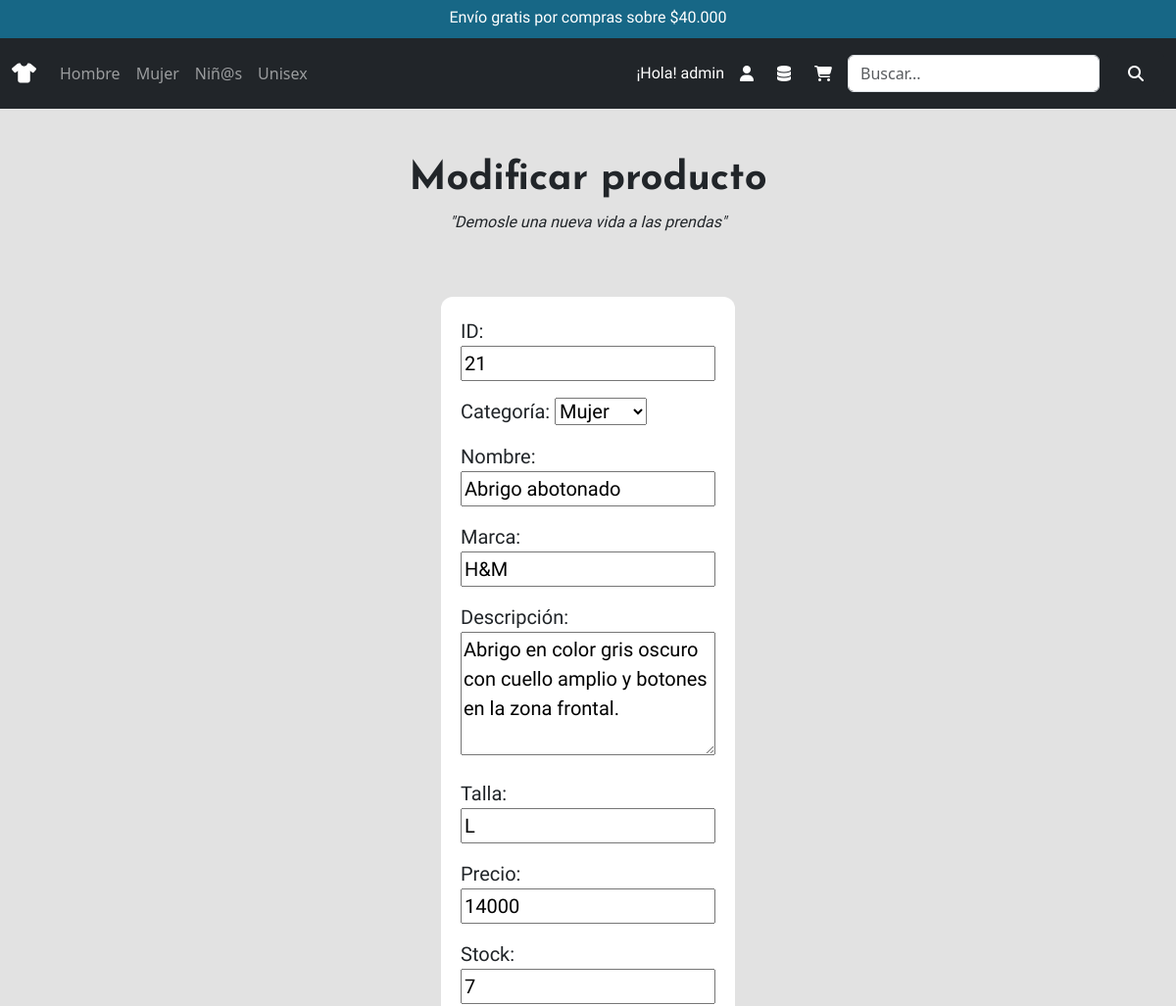
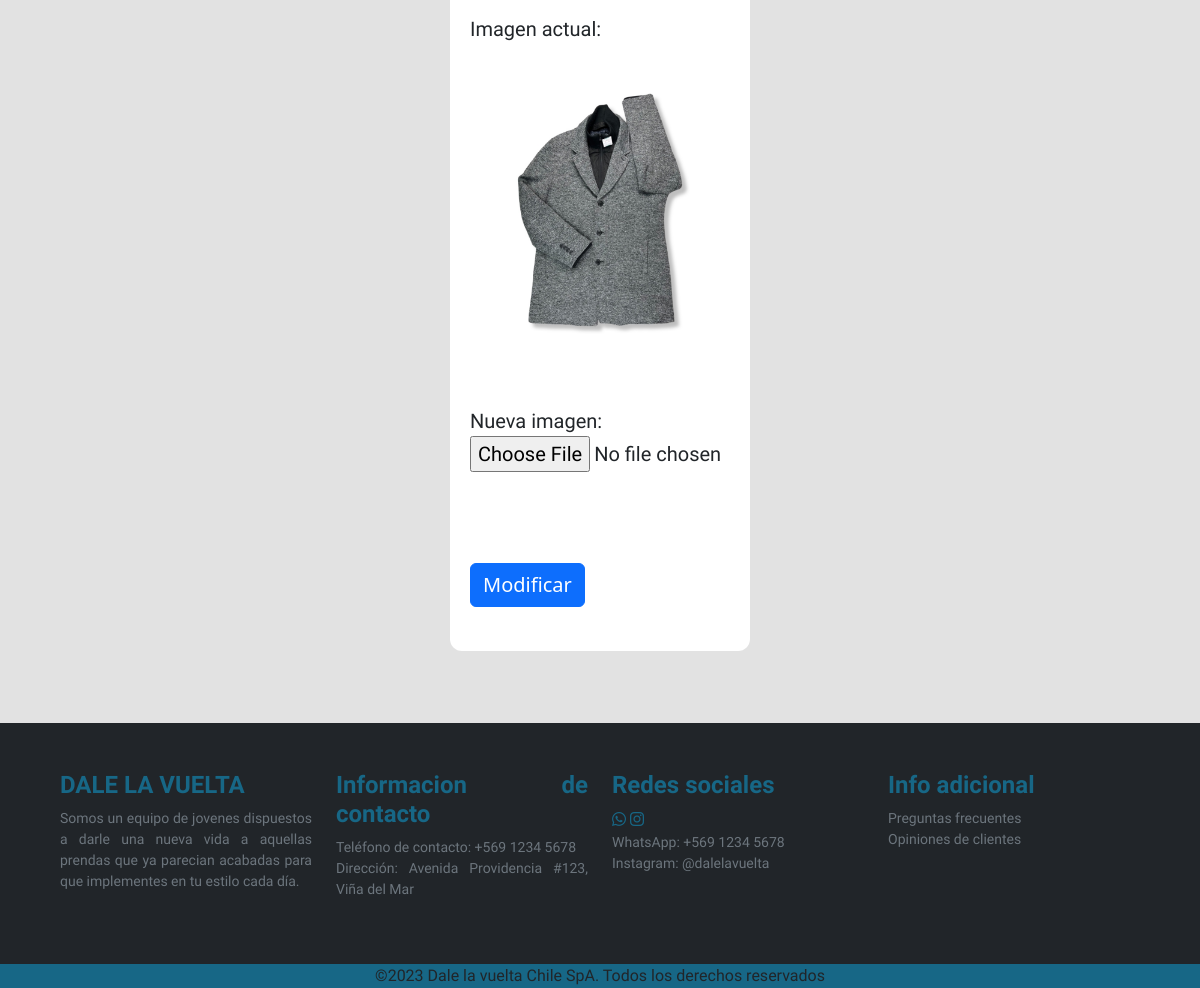
/producto_find/21 (signed in), run on the app's committed database (2 pictures, top to bottom).
### venta/models.py (models this page shows, shortened)
class Producto(models.Model):
    id_producto     = models.BigAutoField(db_column='idProducto', primary_key=True)
    id_categoria    = models.ForeignKey('Categoria', on_delete=models.CASCADE, db_column='idCategoria')
    nombre          = models.CharField(max_length=25)
    marca           = models.CharField(max_length=25)
    descripcion     = models.CharField(max_length=200)
    talla           = models.CharField(max_length=4)
    precio          = models.IntegerField()
    stock           = models.IntegerField()
    imagen          = models.ImageField(upload_to='productos/', null=True)

### venta/views.py (the view)
# urls.py: path("producto_find/<str:pk>", views.producto_find, name="producto_find"),
@staff_member_required
def producto_find(request,pk):
    if pk != "":
        producto = Producto.objects.get(id_producto=pk)
        lista_categorias = Categoria.objects.all()
        context = {"producto":producto, "categorias":lista_categorias}
        return render(request,'venta/producto_edit.html', context)
    else:
        mensaje = "El producto NO existe"
        context = {"mensaje":mensaje}
        return render(request,'venta/producto_mod.html', context)

### venta/templates/venta/producto_edit.html (shortened to what this page needs)
{% load static %}
<!DOCTYPE html>
<html lang="es">
<head>
    <link href="https://cdn.jsdelivr.net/npm/bootstrap@5.3.0-alpha2/dist/css/bootstrap.min.css" rel="stylesheet">
    <link rel="stylesheet" href="{% static 'venta/css/style.css' %}">
</head>
<body>
    <section>
        <header>
            <div>
                <div id="header" class="carousel slide" data-bs-ride="carousel">
                    <div id="fuente-header" class="carousel-inner">
                        <div class="carousel-item active">
                            <h6 class="text-center p-1 pt-2">Envío gratis por compras sobre $40.000</h6>
                        </div>
                    </div>
                </div>
            </div>
            <div class="container-fluid p-0">
                <nav class="navbar navbar-expand-sm navbar-dark bg-dark">
                    <div class="container-fluid">
                        <a class="navbar-brand" href="{% url 'index' %}"><i class="fa-solid fa-shirt"></i></a>
                        <div class="collapse navbar-collapse" id="mynavbar">
                            <ul class="navbar-nav me-auto">
                                <li class="nav-item">
                                    <a class="nav-link" href="{% url 'hombre' %}" id="linkHombre">Hombre</a>
                                </li>
                                <li class="nav-item">
                                    <a class="nav-link" href="{% url 'mujer' %}" id="linkMujer">Mujer</a>
                                </li>
                                <li class="nav-item">
                                    <a class="nav-link" href="{% url 'infantil' %}" id="linkInfantil">Niñ@s</a>
                                </li>
                                <li class="nav-item">
                                    <a class="nav-link" href="{% url 'unisex' %}" id="linkUnisex">Unisex</a>
                                </li>
                            </ul>
                            <div class="d-flex align-items-center text-white">
                                {% if user.is_authenticated %}
                                    <p class="d-flex pt-3 me-2">¡Hola! {{user.username}}</p>
                                    <a class="rounded me-3" href="{% url 'usuario' %}"><i class="fa-solid fa-user p-2 text-white"></i></a>
                                    {% if user.is_staff %}
                                        <a class="rounded me-3" href="{% url 'producto_mod' %}"><i class="fa-solid fa-database text-white"></i></a>
                                    {% endif %}
                                {% else %}
                                    <a class="rounded me-2" href="{% url 'login' %}"><i class="fa-solid fa-user p-2 text-white"></i></a>
                                {% endif %}
                                <a class="rounded me-2" href="{% url 'carrito' %}"><i class="fa-solid fa-cart-shopping p-2 text-white"></i></a>
                            </div>
                            <form class="d-flex align-items-center" action="{% url 'producto_search' %}" method="GET">
                                <input class="form-control me-2" type="search" placeholder="Buscar..." name="prodbuscar">
                                <button type="submit" class="btn btn-dark">
                                    <i class="fa-solid fa-magnifying-glass p-2 text-white"></i>
                                </button>
                            </form>
                        </div>
                    </div>
                </nav>
            </div>
        </header>
        <div id="fuente-titulo" class="p-5 text-center">
            <h1 class="fw-bold fs">Modificar producto</h1>
            <p class="fst-italic">"Demosle una nueva vida a las prendas"</p>
        </div>
        <div class="container login w-25">
            {% if producto %}
                <form action="{% url 'producto_update' %}" method="POST" enctype="multipart/form-data">
                    <p>ID: <br><input class="w-100" type="number" name = "idprod" value="{{producto.id_producto}}" readonly></p>
                    <p>Categoría: <select name="categoria">
                        {% for i in categorias %}
                            {% if i.descripcion == producto.id_categoria.descripcion%}
                                <option value="{{i.id_categoria}}" selected>{{i.descripcion}}</option>
                            {% else %}
                                <option value="{{i.id_categoria}}">{{i.descripcion}}</option>
                            {% endif %}
                        {% endfor %}
                    </select></p>
                    <p>Nombre: <br><input class="w-100" type="text" name = "nombre" maxlength="25" value="{{producto.nombre}}"></p>
                    <p>Marca: <br><input class="w-100" type="text" name = "marca" maxlength="25" value="{{producto.marca}}"></p>
                    <p>Descripción: <br><textarea name="descripcion" class="w-100" maxlength="200" cols="20" rows="4" placeholder="{{producto.descripcion}}" value="">{{producto.descripcion}}</textarea></p>
                    <p>Talla: <br><input class="w-100" type="text" name = "talla" maxlength="4" value="{{producto.talla}}"></p>
                    <p>Precio: <br><input class="w-100" type="number" name = "precio" value="{{producto.precio}}"></p>
                    <p>Stock: <br><input class="w-100" type="number" name = "stock" value="{{producto.stock}}"></p>
                    <p>Imagen actual:
                        <div class="text-center">
                            <img src="{{producto.imagen.url}}" alt="product_image" width="240" height="300" class=" justify-content-center">
                        </div>
                    </p>
                    <br>
                    <p>Nueva imagen: <input class="w-100" type="file" name="imagen"></p>
                    <br>
                    <br>
                    <input class="btn btn-primary" type="submit" value="Modificar">
                </form>
            {% endif %}
            <br>
        </div>
        <br>
        <br>
        <br>
        <footer id="fuente-footer" class="row p-5 ancho-total m-0">
            <div class="col-xs-12 col-md-6 col-lg-3">
                <h4 class="fw-bold">DALE LA VUELTA</h4>
                <p class="m-0 small text-secondary">Somos un equipo de jovenes dispuestos a darle una nueva vida a aquellas prendas que ya parecian acabadas para que implementes en tu estilo cada día.</p>
            </div>
            <div class="col-xs-12 col-md-6 col-lg-3">
                <h4 class="fw-bold">Informacion de contacto</h4>
                <p class="m-0 small text-secondary">Teléfono de contacto: +569 1234 5678</p>
                <p class="small text-secondary">Dirección: Avenida Providencia #123, Viña del Mar</p>
            </div>
            <div class="col-xs-12 col-md-6 col-lg-3">
                <h4 class="fw-bold">Redes sociales</h4>
                <i id="animacion" class="fa-brands fa-whatsapp pe-1 animacion"></i><i class="fa-brands fa-instagram animacion"></i>
                <p class="m-0 small text-secondary">WhatsApp: +569 1234 5678</p>
                <p class="small text-secondary">Instagram: @dalelavuelta</p>
            </div>
            <div class="col-xs-12 col-md-6 col-lg-3">
                <h4 class="fw-bold">Info adicional</h4>
                <p class="m-0 small text-secondary animacion">Preguntas frecuentes</p>
                <p class="small text-secondary animacion">Opiniones de clientes</p>
            </div>
        </footer>
        <div class="container-fluid text-center color-footer">
            <p class="m-0">©2023 Dale la vuelta Chile SpA. Todos los derechos reservados</p>
        </div>
    </section>
</body>
</html>

### venta/static/venta/CSS/style.css (style rules this page uses)
* { margin: 0; }
body { background-color: #e2e2e2; width: 100%; }
header { background-color: #176786; height: 15%; width: 100%; }
footer { background-color: #212529; height: 10%; }
p { font-family: 'Assistant', sans-serif; }
#fuente-header { font-family: 'Signika', sans-serif; color: #ffffff; }
#fuente-titulo { font-family: 'Josefin Sans', sans-serif; }
#fuente-footer { font-family: 'Signika', sans-serif; color: #176786; text-align: justify; }
.color-footer { background-color: #176786; }
.ancho-total { width: 100%; }
.login { width: 360px; height: min-content; padding: 20px; border-radius: 12px; background: #ffffff; }
.login form { font-size: 20px; }
.login form input[type="submit"] { font-size: 20px; margin-top: 15px; }

### data on the page
Producto: idprod "21", nombre "Abrigo abotonado", marca "H&M", descripcion "Abrigo en color gris oscuro con cuello amplio y botones en la zona frontal.", talla "L", precio "14000", stock "7", imagen (picture)

### other printed values
{{ user.username }} "admin"
form field categoria "Mujer"
